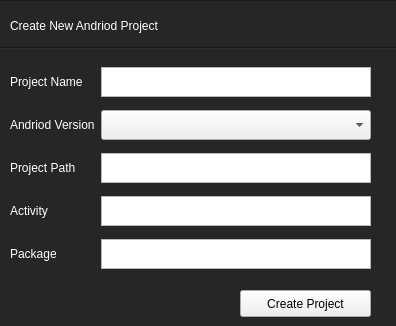
<?xml version="1.0" encoding="UTF-8"?>
<ui version="4.0">
 <class>Form</class>
 <widget class="QWidget" name="Form">
  <property name="geometry">
   <rect>
    <x>0</x>
    <y>0</y>
    <width>396</width>
    <height>326</height>
   </rect>
  </property>
  <property name="windowTitle">
   <string>Form</string>
  </property>
  <widget class="QFrame" name="create_project_form">
   <property name="geometry">
    <rect>
     <x>-10</x>
     <y>0</y>
     <width>441</width>
     <height>511</height>
    </rect>
   </property>
   <property name="styleSheet">
    <string notr="true">background-color:rgb(38,38,38);
border-color:rgb(38,38,38);</string>
   </property>
   <property name="frameShape">
    <enum>QFrame::StyledPanel</enum>
   </property>
   <property name="frameShadow">
    <enum>QFrame::Raised</enum>
   </property>
   <widget class="QWidget" name="gridLayoutWidget">
    <property name="geometry">
     <rect>
      <x>20</x>
      <y>60</y>
      <width>361</width>
      <height>221</height>
     </rect>
    </property>
    <layout class="QGridLayout" name="gridLayout">
     <item row="0" column="0">
      <widget class="QLabel" name="label_2">
       <property name="styleSheet">
        <string notr="true">font: 75 11pt &quot;Roboto&quot;;
color:white;</string>
       </property>
       <property name="text">
        <string>Project Name</string>
       </property>
       <property name="wordWrap">
        <bool>true</bool>
       </property>
      </widget>
     </item>
     <item row="1" column="0">
      <widget class="QLabel" name="label_3">
       <property name="styleSheet">
        <string notr="true">font: 75 11pt &quot;Roboto&quot;;
color:white;</string>
       </property>
       <property name="text">
        <string>Andriod Version</string>
       </property>
      </widget>
     </item>
     <item row="2" column="0">
      <widget class="QLabel" name="label_4">
       <property name="styleSheet">
        <string notr="true">font: 75 11pt &quot;Roboto&quot;;
color:white;</string>
       </property>
       <property name="text">
        <string>Project Path</string>
       </property>
      </widget>
     </item>
     <item row="3" column="0">
      <widget class="QLabel" name="label_5">
       <property name="styleSheet">
        <string notr="true">font: 75 11pt &quot;Roboto&quot;;
color:white;</string>
       </property>
       <property name="text">
        <string>Activity</string>
       </property>
      </widget>
     </item>
     <item row="4" column="0">
      <widget class="QLabel" name="label_6">
       <property name="styleSheet">
        <string notr="true">font: 75 11pt &quot;Roboto&quot;;
color:white;</string>
       </property>
       <property name="text">
        <string>Package</string>
       </property>
      </widget>
     </item>
     <item row="0" column="1">
      <widget class="QTextEdit" name="project_name_text">
       <property name="maximumSize">
        <size>
         <width>16777215</width>
         <height>30</height>
        </size>
       </property>
       <property name="styleSheet">
        <string notr="true">background-color:none;</string>
       </property>
       <property name="tabChangesFocus">
        <bool>true</bool>
       </property>
      </widget>
     </item>
     <item row="2" column="1">
      <widget class="QTextEdit" name="project_path_text">
       <property name="maximumSize">
        <size>
         <width>16777215</width>
         <height>30</height>
        </size>
       </property>
       <property name="styleSheet">
        <string notr="true">background-color:none;</string>
       </property>
       <property name="tabChangesFocus">
        <bool>true</bool>
       </property>
      </widget>
     </item>
     <item row="3" column="1">
      <widget class="QTextEdit" name="activity_text">
       <property name="maximumSize">
        <size>
         <width>16777215</width>
         <height>30</height>
        </size>
       </property>
       <property name="styleSheet">
        <string notr="true">background-color:none;</string>
       </property>
       <property name="tabChangesFocus">
        <bool>true</bool>
       </property>
      </widget>
     </item>
     <item row="4" column="1">
      <widget class="QTextEdit" name="package_text">
       <property name="maximumSize">
        <size>
         <width>16777215</width>
         <height>30</height>
        </size>
       </property>
       <property name="styleSheet">
        <string notr="true">background-color:none;</string>
       </property>
       <property name="tabChangesFocus">
        <bool>true</bool>
       </property>
      </widget>
     </item>
     <item row="1" column="1">
      <widget class="QComboBox" name="android_version_combo">
       <property name="minimumSize">
        <size>
         <width>0</width>
         <height>30</height>
        </size>
       </property>
       <property name="maximumSize">
        <size>
         <width>16777215</width>
         <height>30</height>
        </size>
       </property>
       <property name="styleSheet">
        <string notr="true">QComboBox{
	background-color:none;
}</string>
       </property>
      </widget>
     </item>
    </layout>
   </widget>
   <widget class="QLabel" name="label">
    <property name="geometry">
     <rect>
      <x>20</x>
      <y>10</y>
      <width>321</width>
      <height>31</height>
     </rect>
    </property>
    <property name="styleSheet">
     <string notr="true">font: 75 16pt &quot;Roboto&quot;;
color:white;</string>
    </property>
    <property name="text">
     <string>Create New Andriod Project</string>
    </property>
   </widget>
   <widget class="Line" name="line">
    <property name="geometry">
     <rect>
      <x>0</x>
      <y>40</y>
      <width>521</width>
      <height>16</height>
     </rect>
    </property>
    <property name="orientation">
     <enum>Qt::Horizontal</enum>
    </property>
   </widget>
   <widget class="QPushButton" name="create_android_project_button">
    <property name="geometry">
     <rect>
      <x>250</x>
      <y>290</y>
      <width>131</width>
      <height>27</height>
     </rect>
    </property>
    <property name="styleSheet">
     <string notr="true">QPushButton 	{
	background-color:none;
}</string>
    </property>
    <property name="text">
     <string>Create Project</string>
    </property>
   </widget>
  </widget>
 </widget>
 <resources/>
 <connections/>
</ui>
